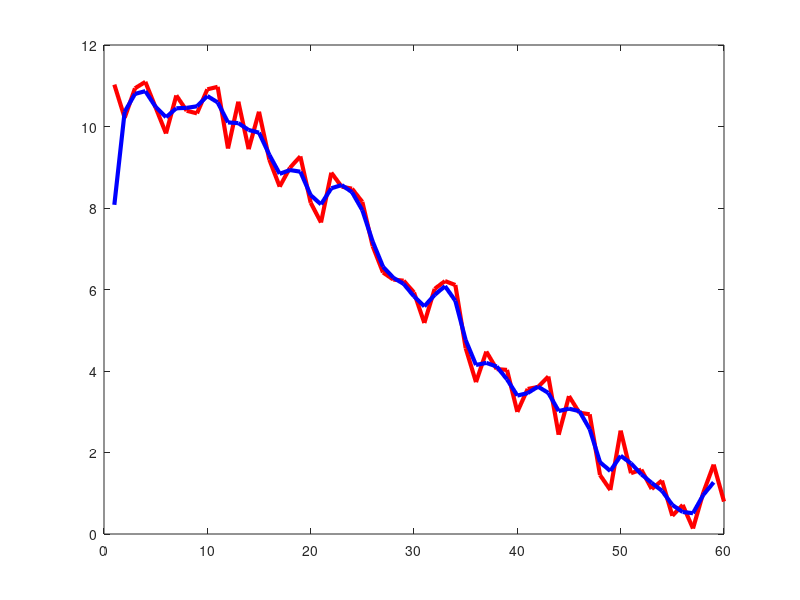

Write the MATLAB code that produced this figure.
% Generate sample data.
vector = 5*(1+cosd(1:3:180)) + 2 * rand(1, 60);
plot(vector, 'r-', 'linewidth', 3);
set(gcf, 'Position', get(0,'Screensize')); % Maximize figure.

% Construct blurring window.
windowWidth = int16(5);
halfWidth = windowWidth / 2
gaussFilter = gausswin(5)
gaussFilter = gaussFilter / sum(gaussFilter); % Normalize.

% Do the blur.
smoothedVector = conv(vector, gaussFilter)

% plot it.
hold on;
plot(smoothedVector(halfWidth:end-halfWidth), 'b-', 'linewidth', 3); 